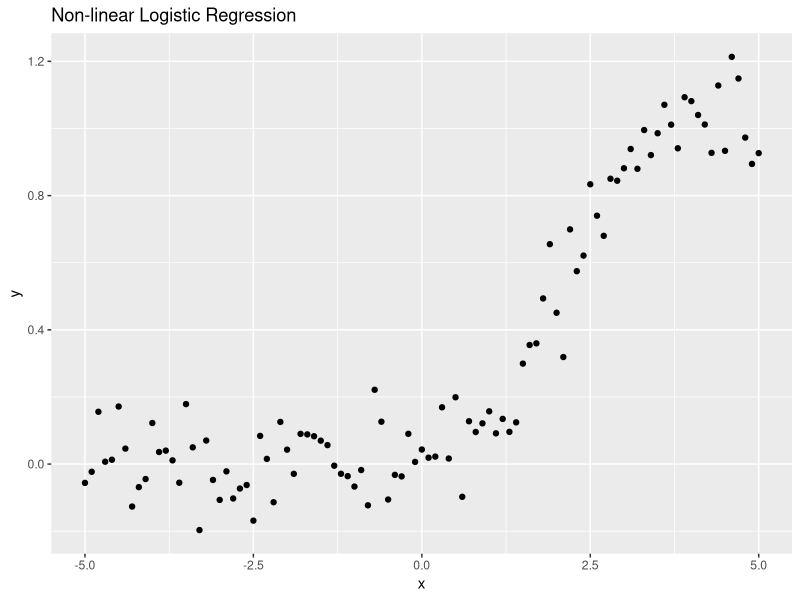

The R script that drew this image: (Note: this script raises an error after producing the figure.)
## ---- chunk 1

knitr::opts_knit$set(root.dir = '~/Documents/GitHub/HotOnes_Tigriopus/Comm_Gard_LT50/')

library(tidyverse)
library(nlme)

## ---- chunk 2

# Load required libraries
library(ggplot2)

# Generate sample data
set.seed(123)
x <- seq(-5, 5, by = 0.1)
y <- 1 / (1 + exp(-2 * (x - 2))) + rnorm(length(x), mean = 0, sd = 0.1)
x_cont <- rnorm

# Plot the data
ggplot(data = data.frame(x, y), aes(x = x, y = y)) +
  geom_point() +
  labs(x = "x", y = "y") +
  ggtitle("Non-linear Logistic Regression")

# Define the logistic function
logistic <- function(x, a, b, c, d) {
  a + b / (1 + exp(-c * (x - d)))
}

# Fit the non-linear logistic regression model
fit <- nls(y ~ logistic(x, a, b, c, d), start = list(a = 0, b = 1, c = 1, d = 1))

# Extract the parameter estimates
a_hat <- coef(fit)["a"]
b_hat <- coef(fit)["b"]
c_hat <- coef(fit)["c"]
d_hat <- coef(fit)["d"]

# Print the parameter estimates
cat("Estimated parameters:\n")
cat("a:", a_hat, "\n")
cat("b:", b_hat, "\n")
cat("c:", c_hat, "\n")
cat("d:", d_hat, "\n")

# Plot the fitted curve
curve(logistic(x, a_hat, b_hat, c_hat, d_hat), from = min(x), to = max(x), add = TRUE, col = "red")

## ---- chunk 3

# Read in Aug 21 and Feb 22 common garden F3 LT50 data
Aug21_F3_LT50_df <- read.csv("Aug21_F3_LT50.csv")
Feb_F3_expanded_df <- read.csv("Feb_F3_expanded_df.csv")

# Wrangle Feb data to match August
Feb22_F3_LT50_df <- data.frame(Date = "Filler",
                               Row = "Filler",
                               Column = "Filler",
                               Temp = Feb_F3_expanded_df$Temp,
                               Pop = gsub("\\d.*", "", Feb_F3_expanded_df$Sib_ID),
                               Pool = gsub("-[^0-9].*", "", Feb_F3_expanded_df$Sib_ID),
                               Sibship = gsub(".$", "", Feb_F3_expanded_df$Sib_ID),
                               Treatment = ifelse(
                                gsub(".*(.{1})", "\\1", Feb_F3_expanded_df$Sib_ID) 
                                =="H", 21.55, 16.42),
                               Sex = Feb_F3_expanded_df$Sex,
                               Survival = Feb_F3_expanded_df$Survival,
                               Season = "Feb")

Aug21_F3_LT50_df$Season <- "Aug"

All_F3_LT50_df <- rbind(Aug21_F3_LT50_df,
                        Feb22_F3_LT50_df)

All_F3_LT50_df$Sibship <- paste(All_F3_LT50_df$Season,
                                All_F3_LT50_df$Sibship,
                                sep = "_")

# Create latitude index
lat_index <- data.frame(Pop = c("BMR", "SC", "RMR", "PTD"),
                        Lat = c(38.316375,
                                  36.965681,
                                  35.540147,
                                  34.002089))

nlme(Survival ~ SSlogis(Temp, Asym, xmid, scal),
                fixed=list(xmid ~ Treatment + Sex + Pop + Pop:Treatment, scal ~ 1),
                random = xmid ~ (1 | Pop/Season/Pool/Sibship),
                start=list(fixed=c(Asym=c(150,200,250,300),xmid=c(10,10,10,10),scal=4)),
                data=All_F3_LT50_df)



